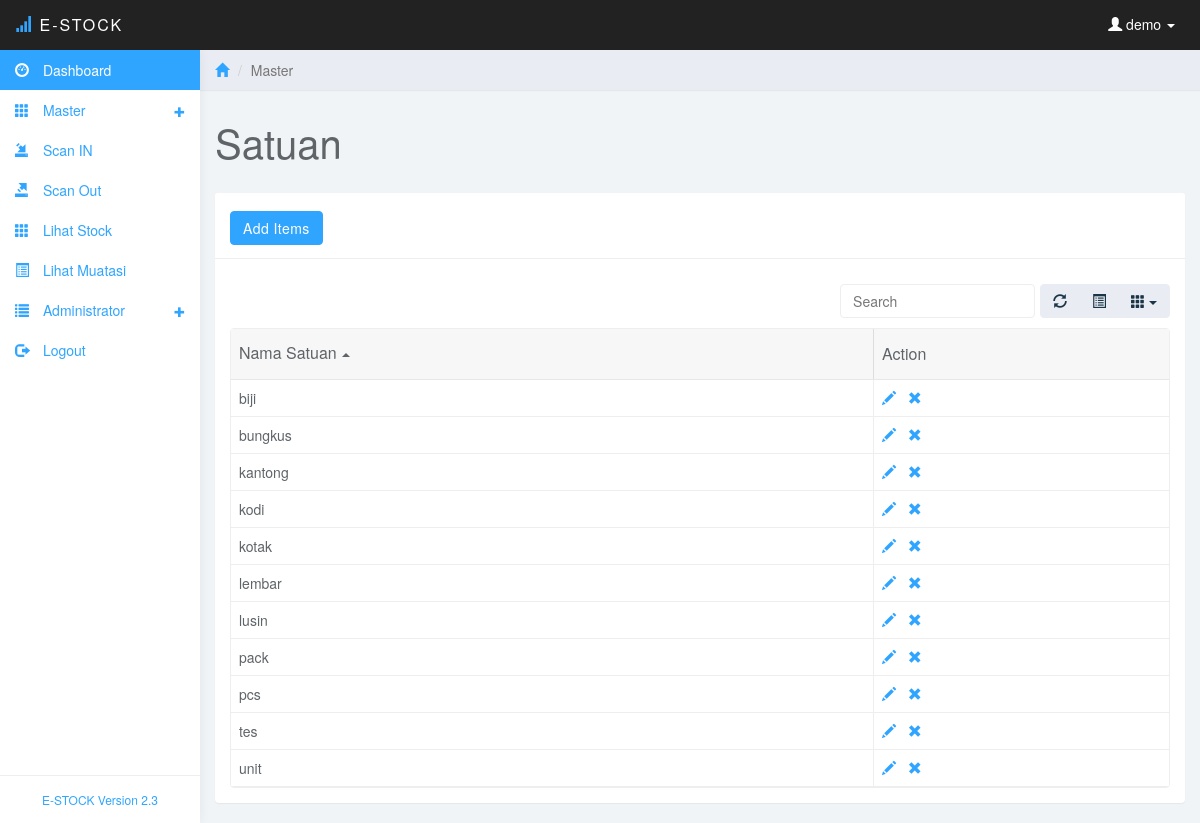
Screenshot of /satuan.php (signed in) with the database file from the repository.
### tables this page shows
CREATE TABLE IF NOT EXISTS `satuan` (
  `id_satuan` int(11) NOT NULL AUTO_INCREMENT,
  `nama_satuan` varchar(10) NOT NULL,
  PRIMARY KEY (`id_satuan`)
);

### satuan.php (the view, shortened to what this page needs)
<?php
include ("koneksi/koneksi.php");
$pengguna=$_SESSION['username'];
?>
<!DOCTYPE html>
<html>
<head>
<link href="css/bootstrap.min.css" rel="stylesheet">
<link href="css/datepicker3.css" rel="stylesheet">
<link href="css/bootstrap-table.css" rel="stylesheet">
<link href="css/styles.css" rel="stylesheet">
</head>
<body>
	<nav class="navbar navbar-inverse navbar-fixed-top" role="navigation">
		<div class="container-fluid">
			<div class="navbar-header">
				<a class="navbar-brand" href="#"><span class="glyphicon glyphicon-signal"></span> E-Stock<span></span></a>
				<ul class="user-menu">
					<li class="dropdown pull-right">
						<a href="#" class="dropdown-toggle" data-toggle="dropdown"><span class="glyphicon glyphicon-user"></span>
						<?php
						echo " $pengguna";
						?>
						<span class="caret"></span></a>
					</li>
				</ul>
			</div>
		</div>
	</nav>
	<?php
	include("menu.php");
	?>
	<div class="col-sm-9 col-sm-offset-3 col-lg-10 col-lg-offset-2 main">
		<div class="row">
			<ol class="breadcrumb">
				<li><a href="#"><span class="glyphicon glyphicon-home"></span></a></li>
				<li class="active">Master</li>
			</ol>
		</div>
		<div class="row">
			<div class="col-lg-12">
				<h1 class="page-header">Satuan</h1>
			</div>
		</div>
		<div class="row">
			<div class="col-lg-12">
				<div class="panel panel-default">
					<div class="panel-heading"><a href="add-satuan.php" class="btn btn-primary btn-md">Add Items</a></div>
					<div class="panel-body">
						<table data-toggle="table" data-url="tables/data1.json"  data-show-refresh="true" data-show-toggle="true" data-show-columns="true" data-search="true" data-select-item-name="toolbar1" data-pagination="false" data-sort-name="name" data-sort-order="asc">
						    <thead>
						    <tr>
						        <th data-field="name"  data-sortable="true">Nama Satuan</th>
								<th data-field="action" data-sortable="true">Action</th>
						    </tr>
							</thead>
							<tbody>
							<?php
							$sqlsatuan="select * from satuan order by nama_satuan asc";
							$querysatuan=mysqli_query($con,$sqlsatuan);
							while ($datasatuan=mysqli_fetch_array($querysatuan))
							{
							echo '
							<tr>
						        <td data-field="name"  data-sortable="true">'.$datasatuan['nama_satuan'].'</td>
								<td data-field="action" data-sortable="true"><a href="edit-satuan.php?id='.$datasatuan['id_satuan'].'"><span class="glyphicon glyphicon-pencil" title="Edit"></a> &nbsp;&nbsp;<a href="save-satuan.php?id='.$datasatuan['id_satuan'].'&mode=delete"><span class="glyphicon glyphicon-remove" title="Delete"></span></a></td>
						    </tr>';
							}
							?>
						    </tbody>
						</table>
					</div>
				</div>
			</div>
		</div>
	</div>
</body>
</html>

### css/styles.css (style rules this page uses)
body { background: #f1f4f7; padding-top: 50px; color: #5f6468; }
a, a:hover, a:focus { color: #30a5ff; }
h1, h2, h3, h4, h5, h6 { color: #5f6468; }
h1 { font-weight: 300; font-size: 40px; }
.navbar-header .navbar-brand { color: #fff; font-size: 16px; text-transform: uppercase; font-weight: 500; letter-spacing: 2px; }
.navbar-header .navbar-brand span { color: #30a5ff; }
.btn-primary, .btn-primary:hover, .btn-primary:focus, .btn-primary:active, .btn-primary.active, .open > .dropdown-toggle.btn-primary, .btn-primary.disabled, .btn-primary[disabled], fieldset[disabled] .btn-primary, .btn-primary.disabled:hover, .btn-primary[disabled]:hover, fieldset[disabled] .btn-primary:hover, .btn-primary.disabled:focus, .btn-primary[disabled]:focus, fieldset[disabled] .btn-primary:focus, .btn-primary.disabled:active, .btn-primary[disabled]:active, fieldset[disabled] .btn-primary:active, .btn-primary.disabled.active, .btn-primary[disabled].active, fieldset[disabled] .btn-primary.active { background-color: #30a5ff; border-color: #30a5ff; }
.panel { border: 0; }
.panel-heading { font-size: 18px; font-weight: 300; letter-spacing: 0.025em; height: 66px; line-height: 45px; }
.panel-default .panel-heading { background: #fff; border-bottom: 1px solid #eee; color: #5f6468; }
.navbar { border: 0; }
.user-menu { display: inline-block; margin-top: 14px; margin-right: 10px; float: right; list-style: none; padding: 0; }
.user-menu a { color: #fff; }
@media (min-width: 768px) { .navbar-header { width: 100%; } }
.breadcrumb { border-radius: 0; padding: 10px 15px; background: #e9ecf2; box-shadow: 0 1px 1px rgba(0, 0, 0, .05); margin: 0 ; }
h1.page-header { margin-top: 30px; border-bottom: 0; }
.table { background: #fff; }

### rows the page displays
satuan: nama_satuan "biji"
satuan: nama_satuan "bungkus"
satuan: nama_satuan "kantong"
satuan: nama_satuan "kodi"
satuan: nama_satuan "kotak"
satuan: nama_satuan "lembar"
satuan: nama_satuan "lusin"
satuan: nama_satuan "pack"
satuan: nama_satuan "pcs"
satuan: nama_satuan "tes"
satuan: nama_satuan "unit"

### other values shown
$pengguna "demo"
